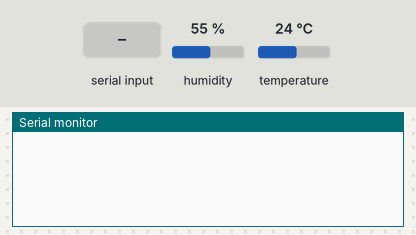
Bench run of a program on a simulated Arduino Uno, built with avr-gcc and run on an emulated ATmega328P. Parts: the last lines printed to the serial monitor. Inputs (shaded band) come from the test bench; at power-on: humidity 55 %, temperature 24 °C.

Above: at 1.2 s.
1.3 s: "server\n" received over the second serial link
At 2.2 s:
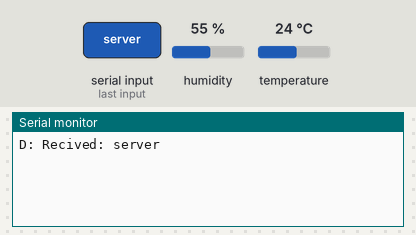
2.8 s: "sync\n" received over the second serial link
At 3.4 s:
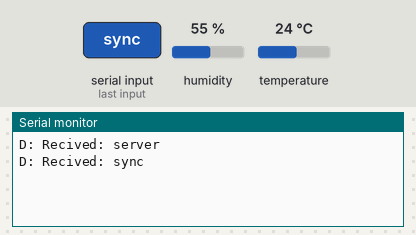
4.3 s: ";\n" received over the second serial link
At 5.7 s:
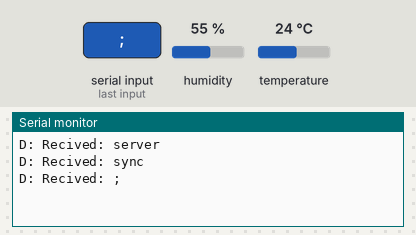

The program:

main.cpp
```cpp
#include <Arduino.h>
#include <SoftwareSerial.h>
#include <avr/wdt.h>
#include "IRremote.h"
#include "DHT.h"

int DHT_PIN = 2;
int RECV_PIN = 11;
int PIR_PIN = 10;

IRrecv irrecv(RECV_PIN);
SoftwareSerial mySerial(8, 7);
DHT dht;

const String BOARD_NAME = "einstein";
const int BOARD_VERSION = 0;

const bool MDEBUG = true;

int pir_default_state = 0;
const int DHT_UPDATE_TIME = 10 * 1000;
unsigned long dht_last_update = 0;

String message[10];

float humidity = 0.0;
float temperature = 0.0;

decode_results results;

void get_ir();
void update_dht();
void verify_pir();
void sync_response();
String json_builder(String action, String argument);
bool parse_command(String s);
void serial_flush();
void debug(const char* c);

void setup(){
    wdt_enable(WDTO_8S);

    pinMode(PIR_PIN, INPUT);

    mySerial.begin(19200);
    Serial.begin(19200);
    irrecv.enableIRIn();
    dht.setup(DHT_PIN); // data pin 2
}

void loop(){
    get_ir();
    update_dht();
    verify_pir();

    String buffer_string;

    if(mySerial.available()){
        buffer_string  = mySerial.readStringUntil('\n');
        Serial.print("D: Recived: ");
        Serial.println(buffer_string);
    }

    if(!buffer_string.equals("")){
        if(parse_command(buffer_string)){
            debug("I'm a command !");

            if(message[0] != "0"){
                mySerial.println(json_builder("error", "Incompatible version"));
            }else if(message[1] == "server"){
                if(message[2] == "sync"){
                    mySerial.flush();
                    sync_response();
                }else{
                    mySerial.println(json_builder("error", "Command not valid"));
                }
            }else{
                mySerial.println(json_builder("error", "Sender not recognized"));
            }
        }

        buffer_string = "";
    }

    delay(1);
    wdt_reset();
}

void get_ir(){
    if (irrecv.decode(&results)) {
        Serial.println(results.value, HEX);
        mySerial.println(json_builder("IR", String(results.value)));
        irrecv.resume(); // Receive the next value
    }
}

void update_dht(){
    if(millis() - dht_last_update > DHT_UPDATE_TIME){
        dht_last_update = millis();
        humidity = dht.getHumidity();
        temperature = dht.getTemperature();
    }
}

void verify_pir(){

}

void sync_response(){
    mySerial.println(json_builder("TEMP", String(temperature)));
    mySerial.println(json_builder("HUMIDITY", String(humidity)));
    mySerial.println(json_builder("PIR", digitalRead(PIR_PIN) == 1 ? "1" : "0"));
}

String json_builder(String action, String argument){
    String string = "{\"version\":";
    string.concat(BOARD_VERSION);
    string.concat(", \"name\" : \"");
    string.concat(BOARD_NAME);
    string.concat("\", \"action\" : \"");
    string.concat(action);
    string.concat("\", \"argument\" : \"");
    string.concat(argument);
    string.concat("\"}");

    return string;
}

bool parse_command(String s){
    int n = 0;

    for(int i = 0; i < 10; i++){
        message[i] = "";
    }

    for(int i = 0; i < (int)s.length(); i++){
        if(s.charAt(i) == ';'){
            n += 1;
        }else{
            message[n].concat(s.charAt(i));
        }
    }

    return n >= 3 ? true : false;
}

void serial_flush(){
    while(mySerial.available() > 0){
        char t = mySerial.read();
    }
}

void debug(const char* c){
    if(MDEBUG){
        Serial.print("D: ");
        Serial.println(c);
    }
}
```

Measured:
- after the input at 1.3 s, the serial monitor: prints a new line at once (image 1)
- after the input at 2.8 s, the serial monitor: prints a new line at once (image 2)
- after the input at 4.3 s, the serial monitor: prints a new line at once (image 3)
